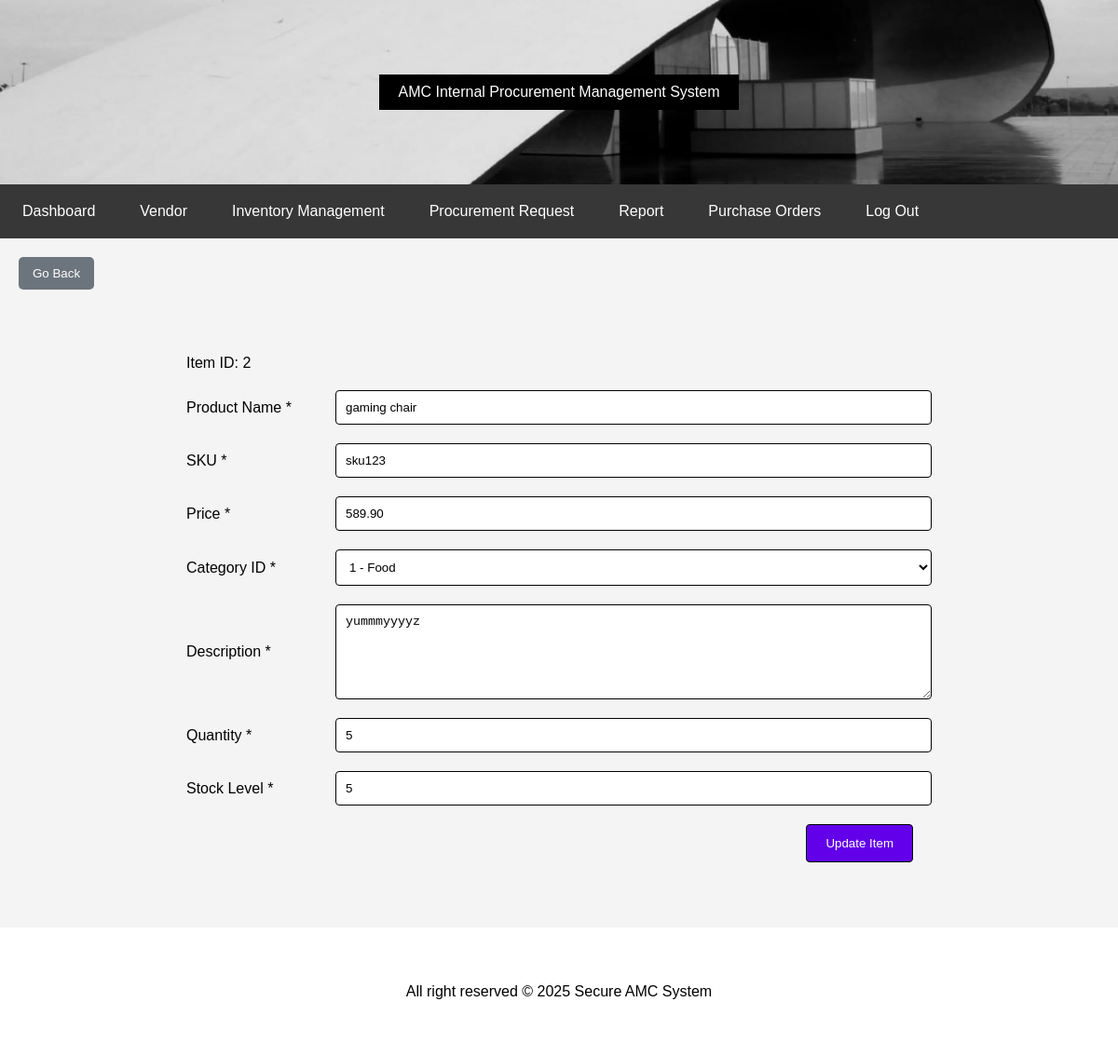
The page /assignment/inventory/update.php?id=2 on the database its author committed.
### tables this page shows
CREATE TABLE `inventory` (
  `ITEM_ID` int(11) NOT NULL,
  `NAME` varchar(50) NOT NULL,
  `SKU` varchar(20) NOT NULL,
  `PRICE` decimal(10,2) NOT NULL,
  `CATEGORY_ID` int(11) NOT NULL,
  `DESCRIPTION` varchar(1000) DEFAULT NULL,
  `QUANTITY` int(11) NOT NULL DEFAULT 0,
  `STOCK` int(11) NOT NULL DEFAULT 0
);

CREATE TABLE `category` (
  `CATEGORY_ID` int(11) NOT NULL,
  `NAME` varchar(50) DEFAULT NULL
);

### assignment/inventory/update.php (the view, shortened to what this page needs)
<?php
include 'config.php';
include 'header.php';
include 'navigation.php';
include 'back_button.php';
$conn = new mysqli($servername, $username, $password, $dbname);
$id = filter_input(INPUT_GET, 'id', FILTER_SANITIZE_NUMBER_INT);
$item = null;
if ($id) {
    $stmt = $conn->prepare("SELECT * FROM inventory WHERE ITEM_ID = ?");
    $stmt->bind_param("i", $id);
    $stmt->execute();
    $result = $stmt->get_result();
    if ($result->num_rows > 0) {
        $item = $result->fetch_assoc();
    }
}
$categories = [];
try {
    $result = $conn->query("SELECT category_id, name FROM category");
    while ($row = $result->fetch_assoc()) {
        $categories[] = $row;
    }
} catch (Exception $e) {
    die("Error fetching categories: " . $e->getMessage());
}
?>
<div class="container">
    <?php if ($item): ?>
    <form action="update.php?id=<?= htmlspecialchars($id) ?>" method="post">
        <div class="form-group">
            <label>Item ID: <?= htmlspecialchars($item['ITEM_ID']) ?></label>
        </div>
        <div class="form-group">
            <label for="name">Product Name *</label>
            <input type="text" id="name" name="name" value="<?= htmlspecialchars($item['NAME']) ?>" required>
        </div>
        <div class="form-group">
            <label for="sku">SKU *</label>
            <input type="text" id="sku" name="sku" value="<?= htmlspecialchars($item['SKU']) ?>" required>
        </div>
        <div class="form-group">
            <label for="price">Price *</label>
            <input type="number" id="price" name="price" value="<?= htmlspecialchars($item['PRICE']) ?>" required>
        </div>
        <div class="form-group">
            <label for="category_id">Category ID *</label>
            <select id="category_id" name="category_id" required>
                <?php foreach ($categories as $category): ?>
                    <option value="<?= htmlspecialchars($category['category_id']); ?>"
                        <?= isset($item) && $item['CATEGORY_ID'] == $category['category_id'] ? 'selected' : '' ?>>
                        <?= htmlspecialchars($category['category_id']) . " - " . htmlspecialchars($category['name']); ?>
                    </option>
                <?php endforeach; ?>
            </select>
        </div>
        <div class="form-group">
            <label for="description">Description *</label>
            <textarea id="description" name="description" required><?= htmlspecialchars($item['DESCRIPTION']) ?></textarea>
        </div>
        <div class="form-group">
            <label for="quantity">Quantity *</label>
            <input type="number" id="quantity" name="quantity" value="<?= htmlspecialchars($item['QUANTITY']) ?>" required>
        </div>
        <div class="form-group">
            <label for="stock">Stock Level *</label>
            <input type="number" id="stock" name="stock" value="<?= htmlspecialchars($item['STOCK']) ?>" required>
        </div>
        <button type="submit" class="btn btn-primary btn-update">Update Item</button>
    </form>
<?php endif; ?>
</div>
<?php include 'footer.php'; ?>

### assignment/inventory/style.css (style rules this page uses)
body, html { height: 100%; margin: 0; font-family: Arial, sans-serif; background-color: #f4f4f4; color: black; }
.container { width: 100%; max-width: 800px; margin: 50px auto; padding: 20px; }
.form-group { display: flex; align-items: center; margin-bottom: 20px; }
label { width: 150px; margin-right: 10px; }
input[type="text"], input[type="number"], input[type="password"], select, textarea { flex: 1; padding: 10px; background: white; border: 1px solid black; border-radius: 4px; color: black; width:100% }
textarea { height: 80px; }
button { background-color: #6200ea; color: white; border: 1px solid black; padding: 12px 20px; border-radius: 4px; cursor: pointer; display: block; width: fit-content; margin-left: left; }
.btn-update { display: block; margin-left: auto; margin-right: 20px; }

### rows shown on the page
inventory: ITEM_ID "2", name "gaming chair", sku "sku123", price "589.90", category_id "1 - Food", description "yummmyyyyz", quantity "5", stock "5"
